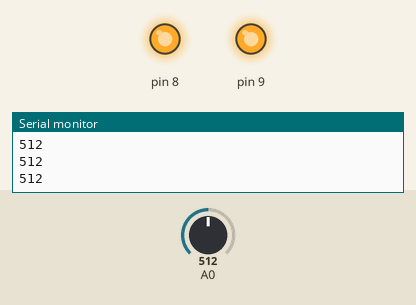
This sketch was run on a simulated Arduino Uno, built with avr-gcc and run on an emulated ATmega328P. On the bench: output pins drawn as LEDs (lit = HIGH), the last lines printed to the serial monitor. The test bench sets the inputs (shaded band); at power-on: A0 = 512.

Above: at 1.2 s.
1.3 s: A0 set to 459
2.8 s: A0 set to 439
At 3.8 s:
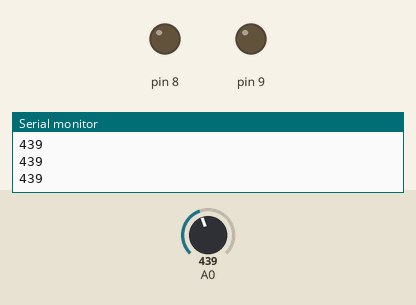
4.3 s: A0 set to 460
At 5.1 s:
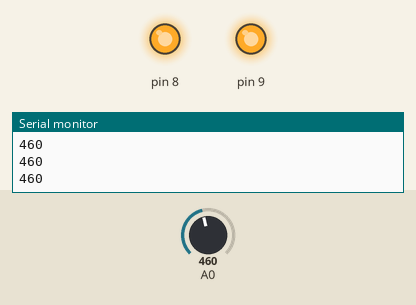
5.9 s: A0 set to 440
At 6.4 s:
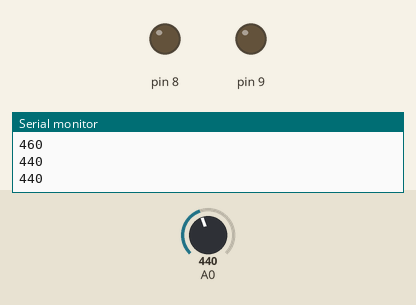
Timing chart, 0 to 8.5 s (numbered marks = the images above; inputs shaded):
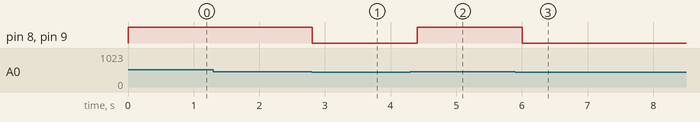

The sketch:

gas_leakage_detector.ino
```cpp
void setup() {
  pinMode(8, OUTPUT);
  pinMode(9, OUTPUT);
  Serial.begin(9600);
}

void loop() {
  int gas = analogRead(A0);
  Serial.println(gas);

  if (gas >= 450) {
    digitalWrite(8, HIGH);
    digitalWrite(9, HIGH);
  } else {
    digitalWrite(8, LOW);
    digitalWrite(9, LOW);
  }

  delay(200);
}
```

Measured:
- the behaviour switches between 450 and 449 on A0 (found by bisection; images 0 and 1)
- after the input at 2.8 s, pin 8, pin 9: HIGH → LOW at once
- after the input at 4.3 s, pin 8, pin 9: LOW → HIGH after 0.11 s
- after the input at 5.9 s, pin 8, pin 9: HIGH → LOW after 0.11 s
